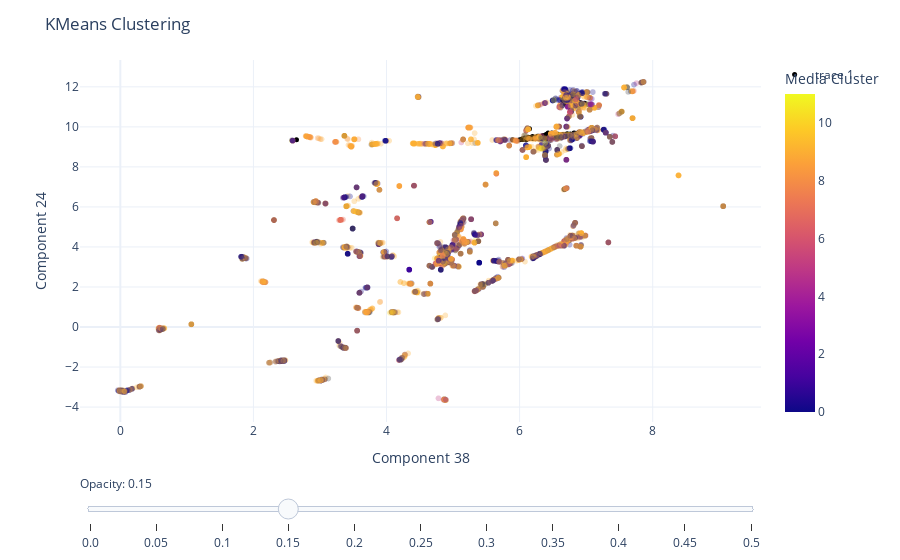

Notebook source saved alongside this figure:
### Markdown cell above
### n dimensions

### Code cell
# Highest-importance features
dim1 = "Component 38" 
dim2 = "Component 24"

fig = px.scatter(
    data_frame = train_df,
    x = dim1,
    y = dim2, # Change components to visualize each of the 30 dimensions
    color = "Media Cluster",
    hover_data = ["taxon_id", "Target", "KMeans Cluster"],
    opacity = 0.3
) 

# Add the test points as a scatter trace
fig.add_trace(
    go.Scatter(
        x=test_df[dim1],  # x coordinates
        y=test_df[dim2],  # y coordinates
        mode='markers',
        marker=dict(
            color='black',  
            size=5,  
            opacity=1.0 
        ),
        text=test_df["taxon_id"]  # marker hover text
    )
)

# Opacity slider
steps = []
for i in range(11):  # 0 to 1 in steps of 0.1
    step = dict(
        method="restyle",
        args=[{"marker.opacity": [i/20]}, [0]],  # Adjust opacity of the first trace only
        label=str(i/20)
    )
    steps.append(step)
sliders = [dict(
    active=3,  # initial value corresponding to opacity=0.3
    currentvalue={"prefix": "Opacity: "},
    pad={"t": 50},
    steps=steps
)]

fig.update_layout(
    sliders=sliders,
    title="KMeans Clustering",
    template="plotly_white",
)

fig.show()

### Figure 1 — Plotly figure (JSON) as saved in the notebook; plotly's stock layout.template omitted (floating-point values rounded to 4 significant figures; data arrays with more than 128 entries replaced by an {"elided": "..."} marker saying what was removed)
{"data": [{"customdata": {"elided": "8464x3 mixed values"}, "hovertemplate": "Component 38=%{x}<br>Component 24=%{y}<br>taxon_id=%{customdata[0]}<br>Target=%{customdata[1]}<br>KMeans Cluster=%{customdata[2]}<br>Media Cluster=%{marker.color}<extra></extra>", "legendgroup": "", "marker": {"color": {"elided": "8464 int values"}, "coloraxis": "coloraxis", "opacity": 0.3, "symbol": "circle"}, "mode": "markers", "name": "", "showlegend": false, "type": "scattergl", "x": {"elided": "8464 float values"}, "xaxis": "x", "y": {"elided": "8464 float values"}, "yaxis": "y"}, {"marker": {"color": "black", "opacity": 1, "size": 5}, "mode": "markers", "text": {"elided": "247 str values"}, "type": "scatter", "x": {"elided": "247 float values"}, "y": {"elided": "247 float values"}}], "layout": {"coloraxis": {"colorbar": {"title": {"text": "Media Cluster"}}, "colorscale": [[0, "#0d0887"], [0.1111, "#46039f"], [0.2222, "#7201a8"], [0.3333, "#9c179e"], [0.4444, "#bd3786"], [0.5556, "#d8576b"], [0.6667, "#ed7953"], [0.7778, "#fb9f3a"], [0.8889, "#fdca26"], [1, "#f0f921"]]}, "legend": {"tracegroupgap": 0}, "margin": {"t": 60}, "sliders": [{"active": 3, "currentvalue": {"prefix": "Opacity: "}, "pad": {"t": 50}, "steps": [{"args": [{"marker.opacity": [0]}, [0]], "label": "0.0", "method": "restyle"}, {"args": [{"marker.opacity": [0.05]}, [0]], "label": "0.05", "method": "restyle"}, {"args": [{"marker.opacity": [0.1]}, [0]], "label": "0.1", "method": "restyle"}, {"args": [{"marker.opacity": [0.15]}, [0]], "label": "0.15", "method": "restyle"}, {"args": [{"marker.opacity": [0.2]}, [0]], "label": "0.2", "method": "restyle"}, {"args": [{"marker.opacity": [0.25]}, [0]], "label": "0.25", "method": "restyle"}, {"args": [{"marker.opacity": [0.3]}, [0]], "label": "0.3", "method": "restyle"}, {"args": [{"marker.opacity": [0.35]}, [0]], "label": "0.35", "method": "restyle"}, {"args": [{"marker.opacity": [0.4]}, [0]], "label": "0.4", "method": "restyle"}, {"args": [{"marker.opacity": [0.45]}, [0]], "label": "0.45", "method": "restyle"}, {"args": [{"marker.opacity": [0.5]}, [0]], "label": "0.5", "method": "restyle"}]}], "title": {"text": "KMeans Clustering"}, "xaxis": {"anchor": "y", "domain": [0, 1], "title": {"text": "Component 38"}}, "yaxis": {"anchor": "x", "domain": [0, 1], "title": {"text": "Component 24"}}}}
